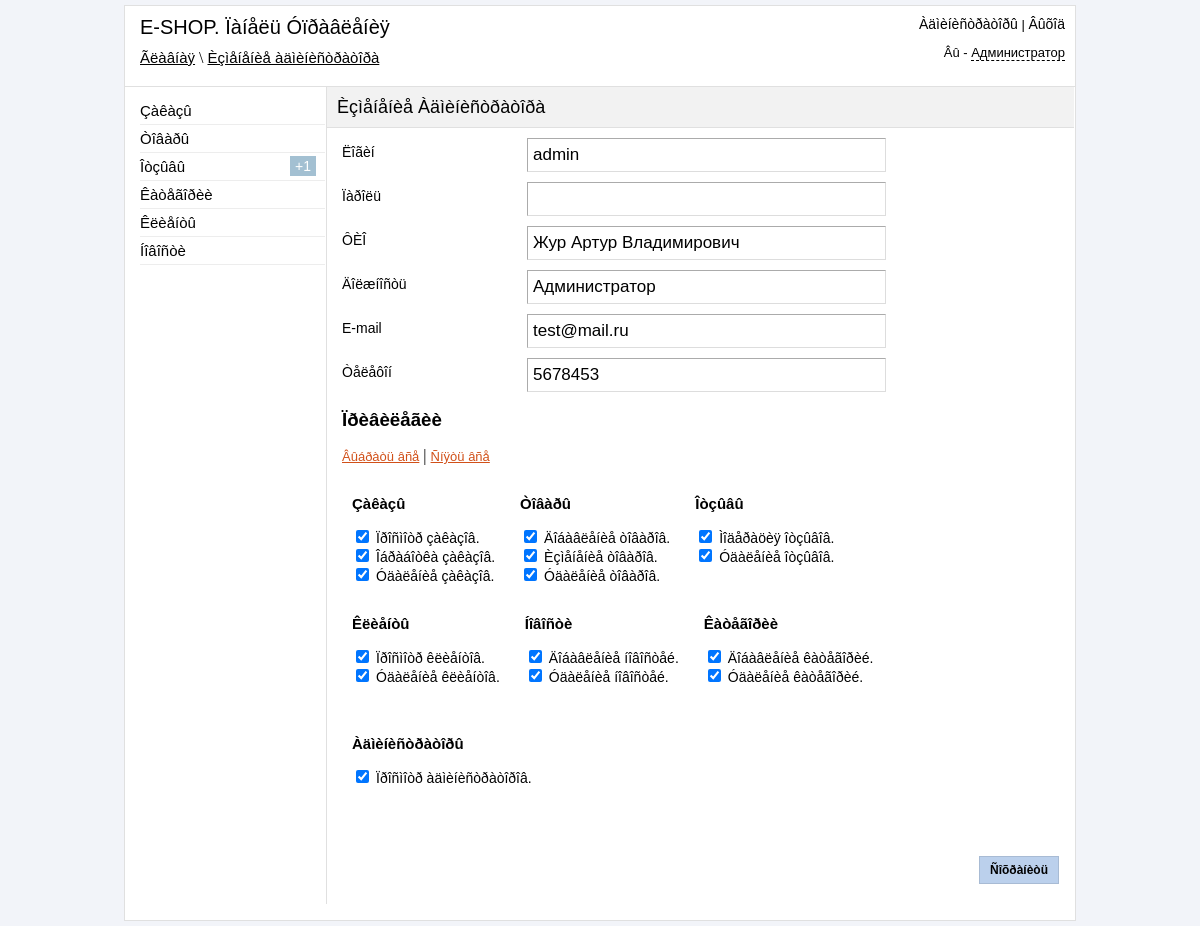
Page /admin/edit_administrators.php?id=2 (signed in) on the committed database.
### tables this page shows
CREATE TABLE IF NOT EXISTS `reg_admin` (
  `id` int(11) NOT NULL AUTO_INCREMENT,
  `login` varchar(255) NOT NULL,
  `pass` varchar(255) NOT NULL,
  `fio` text NOT NULL,
  `role` varchar(255) NOT NULL,
  `email` varchar(50) NOT NULL,
  `phone` varchar(50) NOT NULL,
  `view_orders` int(11) NOT NULL DEFAULT '0',
  `accept_orders` int(11) NOT NULL DEFAULT '0',
  `delete_orders` int(11) NOT NULL DEFAULT '0',
  `add_tovar` int(11) NOT NULL DEFAULT '0',
  `edit_tovar` int(11) NOT NULL DEFAULT '0',
  `delete_tovar` int(11) NOT NULL DEFAULT '0',
  `accept_reviews` int(11) NOT NULL DEFAULT '0',
  `delete_reviews` int(11) NOT NULL DEFAULT '0',
  `view_clients` int(11) NOT NULL DEFAULT '0',
  `delete_clients` int(11) NOT NULL DEFAULT '0',
  `add_news` int(11) NOT NULL DEFAULT '0',
  `delete_news` int(11) NOT NULL DEFAULT '0',
  `add_category` int(11) NOT NULL DEFAULT '0',
  `delete_category` int(11) NOT NULL DEFAULT '0',
  `view_admin` int(11) NOT NULL DEFAULT '0',
  PRIMARY KEY (`id`)
);

### www/admin/include/functions.php (called while the page is built, shortened)
<?php
    function clear_string($cl_str){
         $cl_str = strip_tags($cl_str);
         $cl_str = mysql_real_escape_string($cl_str);
         $cl_str = trim($cl_str);
         return $cl_str;
    }
?>

### www/admin/edit_administrators.php (the view, shortened to what this page needs)
<?php
    if ($_SESSION['auth_admin'] == "yes_auth"){
        include("include/db_connect.php");
        include("include/functions.php");
        $id = clear_string($_GET["id"]);
?>
<!DOCTYPE html PUBLIC "-//W3C//DTD XHTML 1.0 Transitional//EN" "http://www.w3.org/TR/xhtml1/DTD/xhtml1-transitional.dtd">
<html xmlns="http://www.w3.org/1999/xhtml" xml:lang="en" lang="en">
<head>
    <link href="css/reset.css" rel="stylesheet" type="text/css" />
    <link href="css/style.css" rel="stylesheet" type="text/css" />
    <link href="jquery_confirm/jquery_confirm.css" rel="stylesheet" type="text/css" />
</head>
<body>
    <div id="block-body">
        <?php
	       include("include/block-header.php");
        ?>
        <div id="block-content">
            <div id="block-parameters">
                <p id="title-page" >Èçìåíåíèå Àäìèíèñòðàòîðà</p>
            </div>
        <?php
            $result = mysql_query("SELECT * FROM reg_admin WHERE id='$id'",$link);
            If (mysql_num_rows($result) > 0){
                $row = mysql_fetch_array($result);
                do{
                    if ($row["view_orders"] == "1") $view_orders = "checked";
                    if ($row["accept_orders"] == "1") $accept_orders = "checked";
                    if ($row["delete_orders"] == "1") $delete_orders = "checked";
                    if ($row["add_tovar"] == "1") $add_tovar = "checked";
                    if ($row["edit_tovar"] == "1") $edit_tovar = "checked";
                    if ($row["delete_tovar"] == "1") $delete_tovar = "checked";
                    if ($row["accept_reviews"] == "1") $accept_reviews = "checked";
                    if ($row["delete_reviews"] == "1") $delete_reviews = "checked";
                    if ($row["view_clients"] == "1") $view_clients = "checked";
                    if ($row["delete_clients"] == "1") $delete_clients = "checked";
                    if ($row["add_news"] == "1") $add_news = "checked";
                    if ($row["delete_news"] == "1") $delete_news = "checked";
                    if ($row["view_admin"] == "1") $view_admin = "checked";
                    if ($row["add_category"] == "1") $add_category = "checked";
                    if ($row["delete_category"] == "1") $delete_category = "checked";
                    echo '
                        <form method="post" id="form-info" >
                            <ul id="info-admin">
                                <li><label>Ëîãèí</label><input type="text" name="admin_login" value="'.$row["login"].'" /></li>
                                <li><label>Ïàðîëü</label><input type="password" name="admin_pass"  /></li>
                                <li><label>ÔÈÎ</label><input type="text" name="admin_fio" value="'.$row["fio"].'" /></li>
                                <li><label>Äîëæíîñòü</label><input type="text" name="admin_role" value="'.$row["role"].'" /></li>
                                <li><label>E-mail</label><input type="text" name="admin_email" value="'.$row["email"].'" /></li>
                                <li><label>Òåëåôîí</label><input type="text" name="admin_phone" value="'.$row["phone"].'" /></li>
                            </ul>
                            <h3 id="title-privilege" >Ïðèâèëåãèè</h3>
                            <p id="link-privilege"><a id="select-all" >Âûáðàòü âñå</a> | <a id="remove-all" >Ñíÿòü âñå</a></p>
                            <div class="block-privilege">
                                <ul class="privilege">
                                    <li><h3>Çàêàçû</h3></li>
                                    <li>
                                        <input type="checkbox" name="view_orders" id="view_orders" value="1" '.$view_orders.' />
                                        <label for="view_orders">Ïðîñìîòð çàêàçîâ.</label>
                                    </li>
                                    <li>
                                        <input type="checkbox" name="accept_orders" id="accept_orders" value="1" '.$accept_orders.' />
                                        <label for="accept_orders">Îáðàáîòêà çàêàçîâ.</label>
                                    </li>
                                    <li>
                                        <input type="checkbox" name="delete_orders" id="delete_orders" value="1" '.$delete_orders.' />
                                        <label for="delete_orders">Óäàëåíèå çàêàçîâ.</label>
                                    </li>
                                </ul>
                                <ul class="privilege">
                                    <li><h3>Òîâàðû</h3></li>
                                    <li>
                                        <input type="checkbox" name="add_tovar" id="add_tovar" value="1" '.$add_tovar.' />
                                        <label for="add_tovar">Äîáàâëåíèå òîâàðîâ.</label>
                                    </li>
                                    <li>
                                        <input type="checkbox" name="edit_tovar" id="edit_tovar" value="1" '.$edit_tovar.' />
                                        <label for="edit_tovar">Èçìåíåíèå òîâàðîâ.</label>
                                    </li>
                                    <li>
                                        <input type="checkbox" name="delete_tovar" id="delete_tovar" value="1" '.$delete_tovar.' />
                                        <label for="delete_tovar">Óäàëåíèå òîâàðîâ.</label>
                                    </li>
                                </ul>
                                <ul class="privilege">
                                    <li><h3>Îòçûâû</h3></li>
                                    <li>
                                        <input type="checkbox" name="accept_reviews" id="accept_reviews" value="1" '.$accept_reviews.' />
                                        <label for="accept_reviews">Ìîäåðàöèÿ îòçûâîâ.</label>
                                    </li>
                                    <li>
                                        <input type="checkbox" name="delete_reviews" id="delete_reviews" value="1" '.$delete_reviews.' />
                                        <label for="delete_reviews">Óäàëåíèå îòçûâîâ.</label>
                                    </li>
                                </ul>
                            </div>
                            <div class="block-privilege">
                                <ul class="privilege">
                                    <li><h3>Êëèåíòû</h3></li>
                                    <li>
                                        <input type="checkbox" name="view_clients" id="view_clients" value="1" '.$view_clients.' />
                                        <label for="view_clients">Ïðîñìîòð êëèåíòîâ.</label>
                                    </li>
                                    <li>
                                        <input type="checkbox" name="delete_clients" id="delete_clients" value="1" '.$delete_clients.' />
                                        <label for="delete_clients">Óäàëåíèå êëèåíòîâ.</label>
                                    </li>
                                </ul>
                                <ul class="privilege">
                                    <li><h3>Íîâîñòè</h3></li>
                                    <li>
                                        <input type="checkbox" name="add_news" id="add_news" value="1" '.$add_news.' />
                                        <label for="add_news">Äîáàâëåíèå íîâîñòåé.</label>
                                    </li>
                                    <li>
                                        <input type="checkbox" name="delete_news" id="delete_news" value="1" '.$delete_news.' />
                                        <label for="delete_news">Óäàëåíèå íîâîñòåé.</label>
                                    </li>
                                </ul>
                                <ul class="privilege">
                                    <li><h3>Êàòåãîðèè</h3></li>
                                    <li>
                                        <input type="checkbox" name="add_category" id="add_category" value="1" '.$add_category.' />
                                        <label for="add_category">Äîáàâëåíèå êàòåãîðèé.</label>
                                    </li>
                                    <li>
                                        <input type="checkbox" name="delete_category" id="delete_category" value="1" '.$delete_category.' />
                                        <label for="delete_category">Óäàëåíèå êàòåãîðèé.</label>
                                    </li>
                                </ul>
                            </div>
                            <div class="block-privilege">
                                <ul class="privilege">
                                    <li><h3>Àäìèíèñòðàòîðû</h3></li>
                                    <li>
                                        <input type="checkbox" name="view_admin" id="view_admin" value="1" '.$view_admin.' />
                                        <label for="view_admin">Ïðîñìîòð àäìèíèñòðàòîðîâ.</label>
                                    </li>
                                </ul>
                            </div>
                            <p align="right"><input type="submit" id="submit_form" name="submit_edit" value="Ñîõðàíèòü"/></p>
                        </form>
                    ';
                }
                while($row = mysql_fetch_array($result));
            }
        ?>
    </div>
</div>
</body>
</html>
<?php
    }else{
        header("Location: login.php");
    }
?>

### www/admin/css/style.css (style rules this page uses)
body { background-color: #F2F4F9; }
#block-body { width: 950px; margin: 5px auto; background-color: white; border: 1px solid #E0E0E0; }
#block-header1 a { font: 15px sans-serif; color: black; }
#block-content { width: 747px; min-height: 650px; height: auto; margin-left: 201px; border-left: 1px solid #E0E0E0; }
#block-parameters { height: 40px; border-bottom: 1px solid #E0E0E0; background-color: #F2F2F2; }
#title-page { font: 18px sans-serif; margin-top: 10px; margin-left: 10px; position: absolute; }
#submit_form { border: 1px solid #A8BBD4; background-color: #BBD0EC; padding-left: 10px; padding-right: 10px; padding-top: 6px; padding-bottom: 6px; margin-right: 15px; font:bold 12px sans-serif; color: black; cursor: pointer; margin-bottom: 20px; }
#info-admin label { position: absolute; margin-left: 15px; font: 14px arial; margin-top: 6px; }
#info-admin li { margin-top: 10px; }
#info-admin input { margin-left: 200px; height: 30px; width: 350px; font: 17px sans-serif; border-left: 1px solid #ABABAB; border-top: 1px solid #ABABAB; border-right: 1px solid #DDDDDD; border-bottom: 1px solid #DDDDDD; padding-left: 5px; }
.privilege { float: left; margin-left: 10px; }
.privilege li { margin-left: 15px; }
.privilege h3 { font:bold 15px sans-serif; }
.privilege label { font: 14px sans-serif; }
.block-privilege { height: 120px; }
#title-privilege { margin-left: 15px; font-family: sans-serif; }
#link-privilege { margin-left: 15px; }
#link-privilege a { font: 13px sans-serif; text-decoration: underline; color: #D15019; cursor: pointer; }

### rows in the picture
reg_admin: admin_login "admin", admin_fio "Жур Артур Владимирович", admin_role "Администратор", admin_email "test@mail.ru", admin_phone "5678453"

### other values in the picture
$_SESSION['urlpage'] "Ãëàâíàÿ \\ Èçìåíåíèå àäìèíèñòðàòîðà"
$_SESSION['admin_role'] "Администратор"
$count2 "1"
